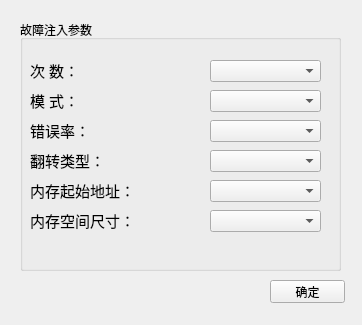
<?xml version="1.0" encoding="UTF-8"?>
<ui version="4.0">
 <class>Fault</class>
 <widget class="QWidget" name="Fault">
  <property name="geometry">
   <rect>
    <x>0</x>
    <y>0</y>
    <width>362</width>
    <height>325</height>
   </rect>
  </property>
  <property name="windowTitle">
   <string>故障注入配置</string>
  </property>
  <widget class="QGroupBox" name="groupBox">
   <property name="geometry">
    <rect>
     <x>20</x>
     <y>20</y>
     <width>321</width>
     <height>251</height>
    </rect>
   </property>
   <property name="title">
    <string>故障注入参数</string>
   </property>
   <widget class="QLabel" name="label">
    <property name="geometry">
     <rect>
      <x>10</x>
      <y>70</y>
      <width>54</width>
      <height>21</height>
     </rect>
    </property>
    <property name="font">
     <font>
      <family>Arial</family>
      <pointsize>11</pointsize>
     </font>
    </property>
    <property name="text">
     <string>模 式：</string>
    </property>
   </widget>
   <widget class="QLabel" name="label_2">
    <property name="geometry">
     <rect>
      <x>10</x>
      <y>100</y>
      <width>54</width>
      <height>21</height>
     </rect>
    </property>
    <property name="font">
     <font>
      <family>Arial</family>
      <pointsize>11</pointsize>
     </font>
    </property>
    <property name="text">
     <string>错误率：</string>
    </property>
   </widget>
   <widget class="QLabel" name="label_3">
    <property name="geometry">
     <rect>
      <x>10</x>
      <y>40</y>
      <width>54</width>
      <height>21</height>
     </rect>
    </property>
    <property name="font">
     <font>
      <family>Arial</family>
      <pointsize>11</pointsize>
     </font>
    </property>
    <property name="text">
     <string>次 数：</string>
    </property>
   </widget>
   <widget class="QLabel" name="label_4">
    <property name="geometry">
     <rect>
      <x>10</x>
      <y>130</y>
      <width>71</width>
      <height>21</height>
     </rect>
    </property>
    <property name="font">
     <font>
      <family>Arial</family>
      <pointsize>11</pointsize>
     </font>
    </property>
    <property name="text">
     <string>翻转类型：</string>
    </property>
   </widget>
   <widget class="QComboBox" name="modeBox">
    <property name="geometry">
     <rect>
      <x>190</x>
      <y>70</y>
      <width>111</width>
      <height>22</height>
     </rect>
    </property>
   </widget>
   <widget class="QComboBox" name="erBox">
    <property name="geometry">
     <rect>
      <x>190</x>
      <y>100</y>
      <width>111</width>
      <height>22</height>
     </rect>
    </property>
   </widget>
   <widget class="QComboBox" name="exe_timesBox">
    <property name="geometry">
     <rect>
      <x>190</x>
      <y>40</y>
      <width>111</width>
      <height>22</height>
     </rect>
    </property>
   </widget>
   <widget class="QComboBox" name="bfmBox">
    <property name="geometry">
     <rect>
      <x>190</x>
      <y>130</y>
      <width>111</width>
      <height>22</height>
     </rect>
    </property>
   </widget>
   <widget class="QLabel" name="label_5">
    <property name="geometry">
     <rect>
      <x>10</x>
      <y>160</y>
      <width>101</width>
      <height>21</height>
     </rect>
    </property>
    <property name="font">
     <font>
      <family>Arial</family>
      <pointsize>11</pointsize>
     </font>
    </property>
    <property name="text">
     <string>内存起始地址：</string>
    </property>
   </widget>
   <widget class="QLabel" name="label_6">
    <property name="geometry">
     <rect>
      <x>10</x>
      <y>190</y>
      <width>101</width>
      <height>21</height>
     </rect>
    </property>
    <property name="font">
     <font>
      <family>Arial</family>
      <pointsize>11</pointsize>
     </font>
    </property>
    <property name="text">
     <string>内存空间尺寸：</string>
    </property>
   </widget>
   <widget class="QComboBox" name="mem_startBox">
    <property name="geometry">
     <rect>
      <x>190</x>
      <y>160</y>
      <width>111</width>
      <height>22</height>
     </rect>
    </property>
   </widget>
   <widget class="QComboBox" name="mem_sizeBox">
    <property name="geometry">
     <rect>
      <x>190</x>
      <y>190</y>
      <width>111</width>
      <height>22</height>
     </rect>
    </property>
   </widget>
  </widget>
  <widget class="QPushButton" name="ApplyButton">
   <property name="geometry">
    <rect>
     <x>270</x>
     <y>280</y>
     <width>75</width>
     <height>23</height>
    </rect>
   </property>
   <property name="text">
    <string>确定</string>
   </property>
  </widget>
 </widget>
 <resources/>
 <connections/>
</ui>
